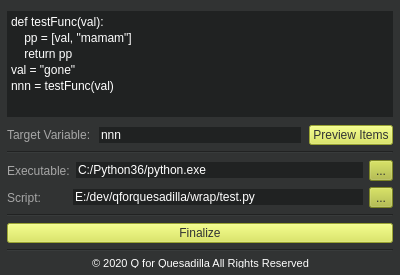
<?xml version="1.0" encoding="UTF-8"?>
<ui version="4.0">
 <class>main_form</class>
 <widget class="QWidget" name="main_form">
  <property name="geometry">
   <rect>
    <x>0</x>
    <y>0</y>
    <width>400</width>
    <height>275</height>
   </rect>
  </property>
  <property name="minimumSize">
   <size>
    <width>400</width>
    <height>250</height>
   </size>
  </property>
  <property name="windowTitle">
   <string>Wrap</string>
  </property>
  <property name="styleSheet">
   <string notr="true">background-color: #313333;
color: #FFFFFF;</string>
  </property>
  <layout class="QVBoxLayout" name="verticalLayout">
   <property name="spacing">
    <number>6</number>
   </property>
   <property name="leftMargin">
    <number>7</number>
   </property>
   <property name="rightMargin">
    <number>7</number>
   </property>
   <property name="bottomMargin">
    <number>7</number>
   </property>
   <item>
    <layout class="QVBoxLayout" name="items_box">
     <property name="spacing">
      <number>4</number>
     </property>
     <item>
      <widget class="QTextEdit" name="items_txt">
       <property name="styleSheet">
        <string notr="true">background-color: #202222; color: #FFFFFF; selection-background-color: #D7E646; selection-color: #313333</string>
       </property>
       <property name="frameShape">
        <enum>QFrame::NoFrame</enum>
       </property>
       <property name="sizeAdjustPolicy">
        <enum>QAbstractScrollArea::AdjustToContentsOnFirstShow</enum>
       </property>
       <property name="lineWrapMode">
        <enum>QTextEdit::NoWrap</enum>
       </property>
       <property name="html">
        <string>&lt;!DOCTYPE HTML PUBLIC &quot;-//W3C//DTD HTML 4.0//EN&quot; &quot;http://www.w3.org/TR/REC-html40/strict.dtd&quot;&gt;
&lt;html&gt;&lt;head&gt;&lt;meta name=&quot;qrichtext&quot; content=&quot;1&quot; /&gt;&lt;style type=&quot;text/css&quot;&gt;
p, li { white-space: pre-wrap; }
&lt;/style&gt;&lt;/head&gt;&lt;body style=&quot; font-family:'MS UI Gothic'; font-size:9pt; font-weight:400; font-style:normal;&quot;&gt;
&lt;p style=&quot; margin-top:2px; margin-bottom:2px; margin-left:0px; margin-right:0px; -qt-block-indent:0; text-indent:0px;&quot;&gt;&lt;span style=&quot; font-family:'Consolas,Courier New,monospace'; color:#ffffff;&quot;&gt;def testFunc(val):&lt;/span&gt;&lt;/p&gt;
&lt;p style=&quot; margin-top:2px; margin-bottom:2px; margin-left:0px; margin-right:0px; -qt-block-indent:0; text-indent:0px;&quot;&gt;&lt;span style=&quot; font-family:'Consolas,Courier New,monospace'; color:#ffffff;&quot;&gt;    pp = [val, &amp;quot;mamam&amp;quot;]&lt;/span&gt;&lt;/p&gt;
&lt;p style=&quot; margin-top:2px; margin-bottom:2px; margin-left:0px; margin-right:0px; -qt-block-indent:0; text-indent:0px;&quot;&gt;&lt;span style=&quot; font-family:'Consolas,Courier New,monospace'; color:#ffffff;&quot;&gt;    return pp&lt;/span&gt;&lt;/p&gt;
&lt;p style=&quot; margin-top:2px; margin-bottom:2px; margin-left:0px; margin-right:0px; -qt-block-indent:0; text-indent:0px;&quot;&gt;&lt;span style=&quot; font-family:'Consolas,Courier New,monospace'; color:#ffffff;&quot;&gt;val = &amp;quot;gone&amp;quot;&lt;/span&gt;&lt;/p&gt;
&lt;p style=&quot; margin-top:2px; margin-bottom:2px; margin-left:0px; margin-right:0px; -qt-block-indent:0; text-indent:0px;&quot;&gt;&lt;span style=&quot; font-family:'Consolas,Courier New,monospace'; color:#ffffff;&quot;&gt;nnn = testFunc(val)&lt;/span&gt;&lt;/p&gt;&lt;/body&gt;&lt;/html&gt;</string>
       </property>
       <property name="tabStopWidth">
        <number>80</number>
       </property>
      </widget>
     </item>
     <item>
      <layout class="QHBoxLayout" name="itemssub_box" stretch="0,0,0">
       <property name="spacing">
        <number>8</number>
       </property>
       <property name="topMargin">
        <number>4</number>
       </property>
       <item>
        <widget class="QLabel" name="var_lbl">
         <property name="layoutDirection">
          <enum>Qt::RightToLeft</enum>
         </property>
         <property name="styleSheet">
          <string notr="true">color: #a6a6a6;</string>
         </property>
         <property name="text">
          <string>Target Variable:</string>
         </property>
        </widget>
       </item>
       <item>
        <widget class="QLineEdit" name="var_le">
         <property name="styleSheet">
          <string notr="true">background-color: #202222; color: #FFFFFF; selection-background-color: #D7E646; selection-color: #313333</string>
         </property>
         <property name="text">
          <string>nnn</string>
         </property>
         <property name="frame">
          <bool>false</bool>
         </property>
        </widget>
       </item>
       <item>
        <widget class="QPushButton" name="items_pbt">
         <property name="enabled">
          <bool>true</bool>
         </property>
         <property name="minimumSize">
          <size>
           <width>0</width>
           <height>20</height>
          </size>
         </property>
         <property name="maximumSize">
          <size>
           <width>16777215</width>
           <height>20</height>
          </size>
         </property>
         <property name="autoFillBackground">
          <bool>false</bool>
         </property>
         <property name="styleSheet">
          <string notr="true">background-color: #D7E646; color: #313333</string>
         </property>
         <property name="text">
          <string>Preview Items</string>
         </property>
         <property name="iconSize">
          <size>
           <width>16</width>
           <height>16</height>
          </size>
         </property>
         <property name="default">
          <bool>false</bool>
         </property>
         <property name="flat">
          <bool>false</bool>
         </property>
        </widget>
       </item>
      </layout>
     </item>
    </layout>
   </item>
   <item>
    <widget class="Line" name="upper_sep">
     <property name="minimumSize">
      <size>
       <width>0</width>
       <height>3</height>
      </size>
     </property>
     <property name="orientation">
      <enum>Qt::Horizontal</enum>
     </property>
    </widget>
   </item>
   <item>
    <layout class="QHBoxLayout" name="exe_box">
     <property name="spacing">
      <number>6</number>
     </property>
     <item>
      <widget class="QLabel" name="exe_lbl">
       <property name="minimumSize">
        <size>
         <width>60</width>
         <height>0</height>
        </size>
       </property>
       <property name="layoutDirection">
        <enum>Qt::RightToLeft</enum>
       </property>
       <property name="styleSheet">
        <string notr="true">color: #a6a6a6;</string>
       </property>
       <property name="text">
        <string>Executable:</string>
       </property>
      </widget>
     </item>
     <item>
      <widget class="QLineEdit" name="exe_le">
       <property name="styleSheet">
        <string notr="true">background-color: #202222; color: #FFFFFF; selection-background-color: #D7E646; selection-color: #313333</string>
       </property>
       <property name="text">
        <string>C:/Python36/python.exe</string>
       </property>
       <property name="frame">
        <bool>false</bool>
       </property>
      </widget>
     </item>
     <item>
      <widget class="QToolButton" name="exe_tbt">
       <property name="styleSheet">
        <string notr="true">background-color: #AEBA33; color: #313333</string>
       </property>
       <property name="text">
        <string>...</string>
       </property>
      </widget>
     </item>
    </layout>
   </item>
   <item>
    <layout class="QHBoxLayout" name="scr_box" stretch="0,0,0">
     <item>
      <widget class="QLabel" name="scr_lbl">
       <property name="minimumSize">
        <size>
         <width>60</width>
         <height>0</height>
        </size>
       </property>
       <property name="layoutDirection">
        <enum>Qt::RightToLeft</enum>
       </property>
       <property name="styleSheet">
        <string notr="true">color: #a6a6a6;</string>
       </property>
       <property name="text">
        <string>Script:</string>
       </property>
      </widget>
     </item>
     <item>
      <widget class="QLineEdit" name="scr_le">
       <property name="styleSheet">
        <string notr="true">background-color: #202222; color: #FFFFFF; selection-background-color: #D7E646; selection-color: #313333</string>
       </property>
       <property name="text">
        <string>E:/dev/qforquesadilla/wrap/test.py</string>
       </property>
       <property name="frame">
        <bool>false</bool>
       </property>
      </widget>
     </item>
     <item>
      <widget class="QToolButton" name="scr_tbt">
       <property name="styleSheet">
        <string notr="true">background-color: #AEBA33; color: #313333</string>
       </property>
       <property name="text">
        <string>...</string>
       </property>
      </widget>
     </item>
    </layout>
   </item>
   <item>
    <widget class="Line" name="lower_sep_3">
     <property name="minimumSize">
      <size>
       <width>0</width>
       <height>3</height>
      </size>
     </property>
     <property name="orientation">
      <enum>Qt::Horizontal</enum>
     </property>
    </widget>
   </item>
   <item>
    <widget class="QPushButton" name="finalize_pbt">
     <property name="enabled">
      <bool>true</bool>
     </property>
     <property name="minimumSize">
      <size>
       <width>0</width>
       <height>20</height>
      </size>
     </property>
     <property name="maximumSize">
      <size>
       <width>16777215</width>
       <height>20</height>
      </size>
     </property>
     <property name="autoFillBackground">
      <bool>false</bool>
     </property>
     <property name="styleSheet">
      <string notr="true">background-color: #D7E646; color: #313333</string>
     </property>
     <property name="text">
      <string>Finalize</string>
     </property>
     <property name="iconSize">
      <size>
       <width>16</width>
       <height>16</height>
      </size>
     </property>
     <property name="default">
      <bool>false</bool>
     </property>
     <property name="flat">
      <bool>false</bool>
     </property>
    </widget>
   </item>
   <item>
    <widget class="Line" name="lower_sep">
     <property name="minimumSize">
      <size>
       <width>0</width>
       <height>3</height>
      </size>
     </property>
     <property name="orientation">
      <enum>Qt::Horizontal</enum>
     </property>
    </widget>
   </item>
   <item>
    <layout class="QHBoxLayout" name="lower_box" stretch="0,0,0">
     <item>
      <spacer name="sep_L">
       <property name="orientation">
        <enum>Qt::Horizontal</enum>
       </property>
       <property name="sizeHint" stdset="0">
        <size>
         <width>60</width>
         <height>10</height>
        </size>
       </property>
      </spacer>
     </item>
     <item>
      <widget class="QLabel" name="copyright_lbl">
       <property name="minimumSize">
        <size>
         <width>0</width>
         <height>5</height>
        </size>
       </property>
       <property name="maximumSize">
        <size>
         <width>16777215</width>
         <height>10</height>
        </size>
       </property>
       <property name="font">
        <font>
         <pointsize>8</pointsize>
        </font>
       </property>
       <property name="styleSheet">
        <string notr="true">color: #FFFFFF</string>
       </property>
       <property name="text">
        <string>© 2020 Q for Quesadilla All Rights Reserved</string>
       </property>
      </widget>
     </item>
     <item>
      <spacer name="sep_R">
       <property name="orientation">
        <enum>Qt::Horizontal</enum>
       </property>
       <property name="sizeHint" stdset="0">
        <size>
         <width>60</width>
         <height>10</height>
        </size>
       </property>
      </spacer>
     </item>
    </layout>
   </item>
  </layout>
 </widget>
 <resources/>
 <connections/>
</ui>
